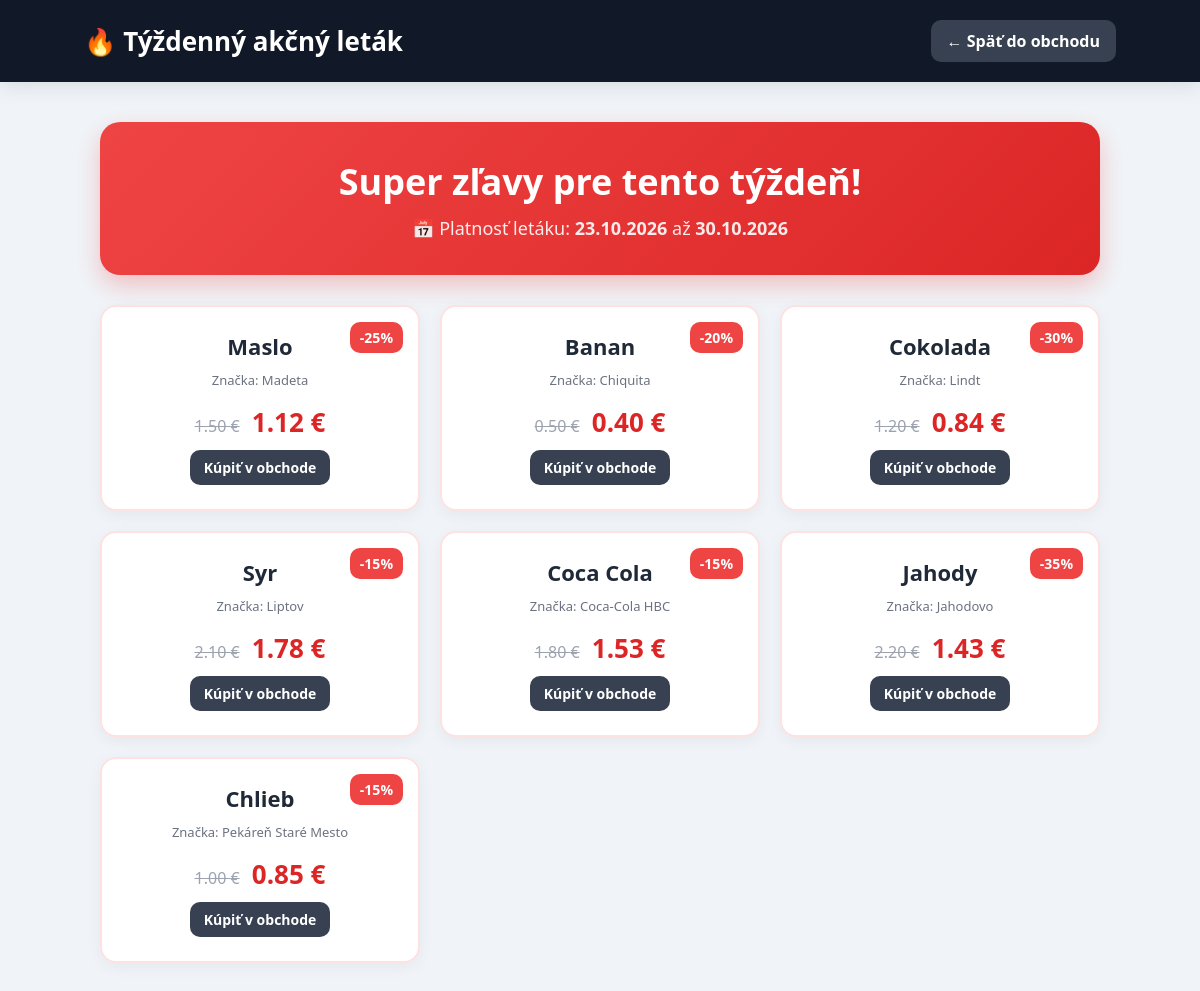
/letak, run on the app's committed database.
### database.py (models this page shows)
class ProduktModel(Base):
    __tablename__ = "produkty"
    nazov = Column(String, primary_key=True, index=True)
    cena = Column(Float, nullable=False)
    druh = Column(String, nullable=False)
    sklad = Column(Integer, nullable=False)
    povod = Column(String, default="Slovensko")
    miesto = Column(String, default="Lokálna farma")
    znacka = Column(String, default="Môj Obchod")

### main.py (the view)
@app.get("/letak")
def zobraz_letak(request: Request):
    db = SessionLocal()
    aktualne_akcie = generuj_akcie(db)
    produkty_db = db.query(ProduktModel).all()
    kategoria_dict = {
        p.nazov: (p.cena, p.druh, p.sklad, p.povod, p.miesto, p.znacka)
        for p in produkty_db
    }
    db.close()
    polozky_v_letaku = {k: (kategoria_dict[k], aktualne_akcie[k]) for k in aktualne_akcie if k in kategoria_dict}
    return templates.TemplateResponse(
        request=request,
        name="letak.html",
        context={
            "request": request,
            "polozky_v_letaku": polozky_v_letaku,
            "datum_od": datum_od,
            "datum_do": datum_do
        }
    )

### templates/letak.html (shortened to what this page needs)
<!DOCTYPE html>
<html lang="sk">
<head>
</head>
<body>
<header>
    <h1>🔥 Týždenný akčný leták</h1>
    <a href="/" class="back">← Späť do obchodu</a>
</header>
<main>
    <div class="flyer-banner">
        <h2>Super zľavy pre tento týždeň!</h2>
        <p>📅 Platnosť letáku: <strong>{{ datum_od }}</strong> až <strong>{{ datum_do }}</strong></p>
    </div>
    <div class="flyer-grid">
        {% for nazov, data in polozky_v_letaku.items() %}
        {% set udaje = data[0] %}
        {% set akcia = data[1] %}
        <div class="flyer-card">
            <div class="discount-badge">-{{ akcia[1] }}%</div>
            <h3>{{ nazov }}</h3>
            <p style="color: #6b7280; font-size: 13px; margin-bottom: 15px;">Značka: {{ udaje[5] }}</p>
            <div>
                <span class="old-price">{{ "%.2f"|format(udaje[0]) }} €</span>
                <span class="new-price">{{ "%.2f"|format(akcia[0]) }} €</span>
            </div>
            <a href="/" class="back" style="display:inline-block; margin-top: 10px; font-size: 14px; padding: 8px 14px;">Kúpiť v obchode</a>
        </div>
        {% endfor %}
    </div>
</main>
</body>
</html>

### templates/letak.html (style rules this page uses)
* { box-sizing: border-box; margin: 0; padding: 0; }
body { font-family: 'Segoe UI', Arial, sans-serif; background: #f0f4f8; color: #1f2937; }
header { background: #111827; color: white; padding: 20px 7%; display: flex; justify-content: space-between; align-items: center; box-shadow: 0 4px 20px rgba(0,0,0,0.1); }
header h1 { font-size: 26px; }
.back { color: white; text-decoration: none; background: #374151; padding: 10px 16px; border-radius: 10px; font-weight: 600; transition: background 0.2s; }
main { width: 86%; max-width: 1000px; margin: 40px auto; }
.flyer-banner { background: linear-gradient(135deg, #ef4444 0%, #dc2626 100%); color: white; padding: 35px; border-radius: 20px; text-align: center; margin-bottom: 30px; box-shadow: 0 10px 25px rgba(239, 68, 68, 0.3); }
.flyer-banner h2 { font-size: 36px; margin-bottom: 10px; }
.flyer-banner p { font-size: 18px; opacity: 0.9; }
.flyer-grid { display: grid; grid-template-columns: repeat(auto-fit, minmax(260px, 1fr)); gap: 20px; }
.flyer-card { background: white; border-radius: 16px; padding: 24px; text-align: center; box-shadow: 0 4px 15px rgba(0,0,0,0.05); position: relative; border: 2px solid #fee2e2; }
.discount-badge { position: absolute; top: 15px; right: 15px; background: #ef4444; color: white; padding: 6px 10px; border-radius: 10px; font-weight: bold; font-size: 14px; }
.flyer-card h3 { font-size: 22px; margin-bottom: 10px; text-transform: capitalize; }
.old-price { text-decoration: line-through; color: #9ca3af; font-size: 16px; margin-right: 8px; }
.new-price { color: #dc2626; font-size: 26px; font-weight: bold; margin-bottom: 15px; }

### data on the page
ProduktModel: akcia "25", nazov "Maslo", znacka "Madeta", cena "1.50", akcia "1.12"
ProduktModel: sklad "20", nazov "Banan", znacka "Chiquita", cena "0.50", akcia "0.40"
ProduktModel: akcia "30", nazov "Cokolada", znacka "Lindt", cena "1.20", akcia "0.84"
ProduktModel: akcia "15", nazov "Syr", znacka "Liptov", cena "2.10", akcia "1.78"
ProduktModel: akcia "15", nazov "Coca Cola", znacka "Coca-Cola HBC", cena "1.80", akcia "1.53"
ProduktModel: akcia "35", nazov "Jahody", znacka "Jahodovo", cena "2.20", akcia "1.43"
ProduktModel: akcia "15", nazov "Chlieb", znacka "Pekáreň Staré Mesto", cena "1.00", akcia "0.85"

### other printed values
{{ datum_od }} "23.10.2026"
{{ datum_do }} "30.10.2026"
